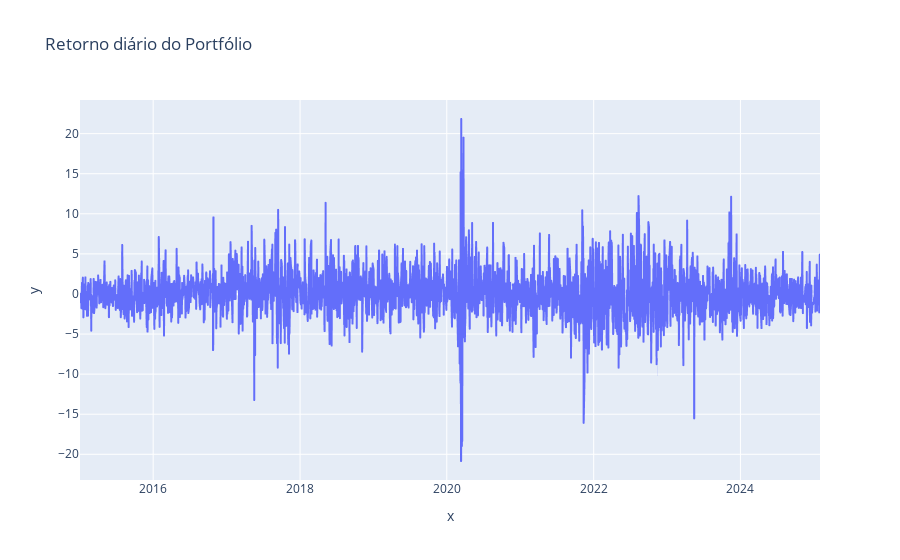

This figure's notebook cell:
### Markdown cell above
## Visualização de dados

### Code cell
figura = px.line(x = datas, y = dataset['taxa retorno'], title = 'Retorno diário do Portfólio')
figura.show()

### Figure 1 — Plotly figure (JSON) as saved in the notebook; plotly's stock layout.template omitted (floating-point values rounded to 4 significant figures; data arrays with more than 128 entries replaced by an {"elided": "..."} marker saying what was removed)
{"data": [{"hovertemplate": "x=%{x}<br>y=%{y}<extra></extra>", "legendgroup": "", "line": {"color": "#636efa", "dash": "solid"}, "marker": {"symbol": "circle"}, "mode": "lines", "name": "", "showlegend": false, "type": "scattergl", "x": {"elided": "2482 str values"}, "xaxis": "x", "y": {"elided": "2482 float values"}, "yaxis": "y"}], "layout": {"legend": {"tracegroupgap": 0}, "title": {"text": "Retorno diário do Portfólio"}, "xaxis": {"anchor": "y", "domain": [0, 1], "title": {"text": "x"}}, "yaxis": {"anchor": "x", "domain": [0, 1], "title": {"text": "y"}}}}
